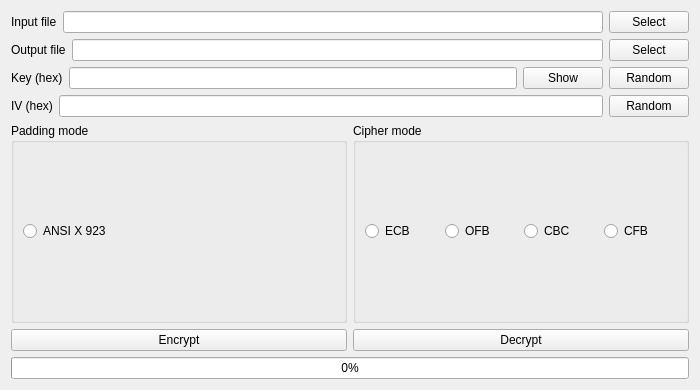
<?xml version="1.0" encoding="UTF-8"?>
<ui version="4.0">
 <class>Form</class>
 <widget class="QWidget" name="Form">
  <property name="geometry">
   <rect>
    <x>0</x>
    <y>0</y>
    <width>700</width>
    <height>390</height>
   </rect>
  </property>
  <property name="windowTitle">
   <string>DES</string>
  </property>
  <layout class="QVBoxLayout" name="verticalLayout">
   <item>
    <layout class="QHBoxLayout" name="horizontalLayout">
     <item>
      <widget class="QLabel" name="label">
       <property name="text">
        <string>Input file</string>
       </property>
      </widget>
     </item>
     <item>
      <widget class="QLineEdit" name="inputFile"/>
     </item>
     <item>
      <widget class="QPushButton" name="pbSelectInputFile">
       <property name="text">
        <string>Select</string>
       </property>
      </widget>
     </item>
    </layout>
   </item>
   <item>
    <layout class="QHBoxLayout" name="horizontalLayout_2">
     <item>
      <widget class="QLabel" name="label_2">
       <property name="text">
        <string>Output file</string>
       </property>
      </widget>
     </item>
     <item>
      <widget class="QLineEdit" name="outputFile"/>
     </item>
     <item>
      <widget class="QPushButton" name="pbSelectOutputFile">
       <property name="text">
        <string>Select</string>
       </property>
      </widget>
     </item>
    </layout>
   </item>
   <item>
    <layout class="QHBoxLayout" name="horizontalLayout_3">
     <item>
      <widget class="QLabel" name="label_3">
       <property name="text">
        <string>Key (hex)</string>
       </property>
      </widget>
     </item>
     <item>
      <widget class="QLineEdit" name="key"/>
     </item>
     <item>
      <widget class="QPushButton" name="pbShowKey">
       <property name="text">
        <string>Show</string>
       </property>
      </widget>
     </item>
     <item>
      <widget class="QPushButton" name="pbRandomKey">
       <property name="text">
        <string>Random</string>
       </property>
      </widget>
     </item>
    </layout>
   </item>
   <item>
    <layout class="QHBoxLayout" name="horizontalLayout_4">
     <item>
      <widget class="QLabel" name="label_4">
       <property name="text">
        <string>IV (hex)</string>
       </property>
      </widget>
     </item>
     <item>
      <widget class="QLineEdit" name="IV"/>
     </item>
     <item>
      <widget class="QPushButton" name="pbRandomIV">
       <property name="text">
        <string>Random</string>
       </property>
      </widget>
     </item>
    </layout>
   </item>
   <item>
    <layout class="QHBoxLayout" name="horizontalLayout_5">
     <item>
      <widget class="QGroupBox" name="Padding_mode">
       <property name="title">
        <string>Padding mode    </string>
       </property>
       <layout class="QHBoxLayout" name="horizontalLayout_6">
        <item>
         <widget class="QRadioButton" name="rbPaddingModeANSIX923">
          <property name="text">
           <string>ANSI X 923</string>
          </property>
         </widget>
        </item>
       </layout>
      </widget>
     </item>
     <item>
      <widget class="QGroupBox" name="Cipher_mode">
       <property name="title">
        <string>Cipher mode   </string>
       </property>
       <layout class="QHBoxLayout" name="horizontalLayout_7">
        <item>
         <widget class="QRadioButton" name="rbModeECB">
          <property name="text">
           <string>ECB</string>
          </property>
         </widget>
        </item>
        <item>
         <widget class="QRadioButton" name="rbModeOFB">
          <property name="text">
           <string>OFB</string>
          </property>
         </widget>
        </item>
        <item>
         <widget class="QRadioButton" name="rbModeCBC">
          <property name="text">
           <string>CBC</string>
          </property>
         </widget>
        </item>
        <item>
         <widget class="QRadioButton" name="rbModeCFB">
          <property name="text">
           <string>CFB</string>
          </property>
         </widget>
        </item>
       </layout>
      </widget>
     </item>
    </layout>
   </item>
   <item>
    <layout class="QHBoxLayout" name="horizontalLayout_8">
     <item>
      <widget class="QPushButton" name="pbEncrypt">
       <property name="text">
        <string>Encrypt</string>
       </property>
      </widget>
     </item>
     <item>
      <widget class="QPushButton" name="pbDecrypt">
       <property name="text">
        <string>Decrypt</string>
       </property>
      </widget>
     </item>
    </layout>
   </item>
   <item>
    <widget class="QProgressBar" name="progressBar">
     <property name="value">
      <number>0</number>
     </property>
    </widget>
   </item>
  </layout>
 </widget>
 <resources/>
 <connections/>
</ui>
